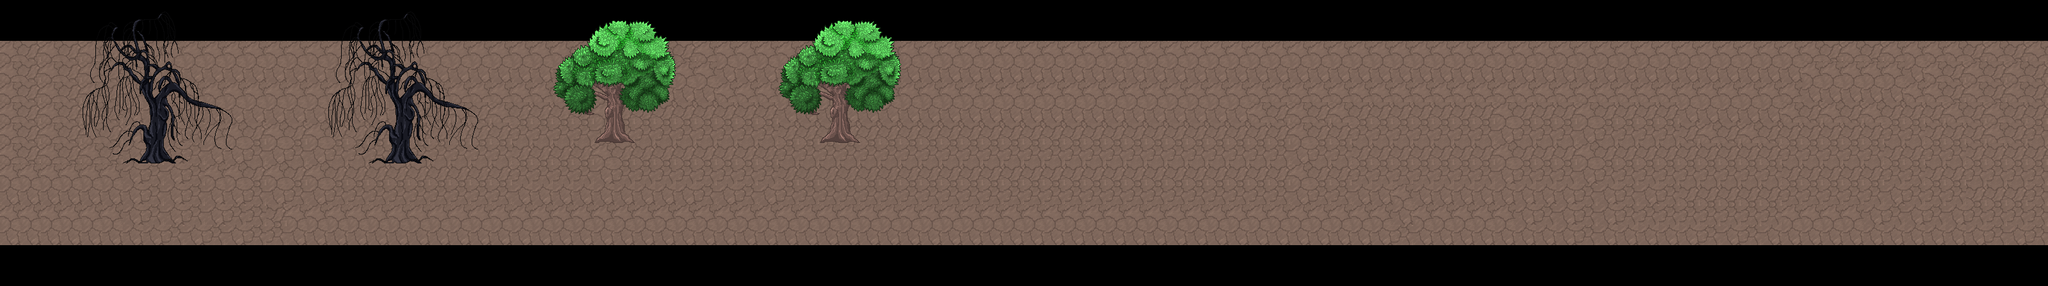

The image is a tile-based game level rendered from a .tmx file. Its description and source (layers, tilesets, objects; grid data summarised) follow:
An orthogonal 100x14 tile map with 32x32 px tiles, 4 tile layers (ground, trees_0, trees_1, trees_2), 3 hidden layers not drawn and 6 objects (2x forest_tree, night_tree, weapon_rack).

<map version="1.0" orientation="orthogonal" width="100" height="14" tilewidth="32" tileheight="32">
 <properties>
  <property name="OffsetX" value="2" />
  <property name="OffsetY" value="2" />
 </properties>
 <tileset firstgid="1" name="map_01" tilewidth="32" tileheight="32">
  <image source="tilesheets/map_01.png" width="512" height="1024" />
  <tile id="260">
   <properties>
    <property name="spawn" value="" />
   </properties>
  </tile>
 </tileset>
 <layer name="ground" width="100" height="14">
  <data>[1400 cells, 1000 non-empty, 24 distinct tile ids]</data>
 </layer>
 <layer name="trees_0" width="100" height="14">
  <data>[1400 cells, 200 non-empty, 100 distinct tile ids]</data>
 </layer>
 <layer name="trees_1" width="100" height="14">
  <data>[1400 cells, 0 non-empty, 0 distinct tile ids]</data>
 </layer>
 <layer name="trees_2" width="100" height="14">
  <data>[1400 cells, 0 non-empty, 0 distinct tile ids]</data>
 </layer>
 <layer name="$s.SubjectLayer" width="100" height="14" visible="0">
  <data>[1400 cells, 1 non-empty, 1 distinct tile ids]</data>
 </layer>
 <objectgroup draworder="topdown" name="$o.ImageLayer" width="100" height="14" visible="0">
  <object type="night_tree" x="128" y="0" width="256" height="256" />
  <object type="forest_tree" x="864" y="32" width="192" height="192" />
  <object type="forest_tree" x="1216" y="32" width="192" height="192" />
  <object type="weapon_rack" x="1408" y="64" width="192" height="128" />
 </objectgroup>
 <layer name="objects" width="100" height="14" visible="0">
  <data>[1400 cells, 24 non-empty, 24 distinct tile ids]</data>
 </layer>
 <objectgroup draworder="topdown" name="$c.CollisionLayer" width="100" height="14">
  <object x="1088" y="64" width="96" height="64" />
  <object x="1283" y="216" width="61" height="8" />
 </objectgroup>
 <layer name="$c.CollisionTileLayer" width="100" height="14" visible="0">
  <data>[1400 cells, 7 non-empty, 2 distinct tile ids]</data>
 </layer>
</map>
